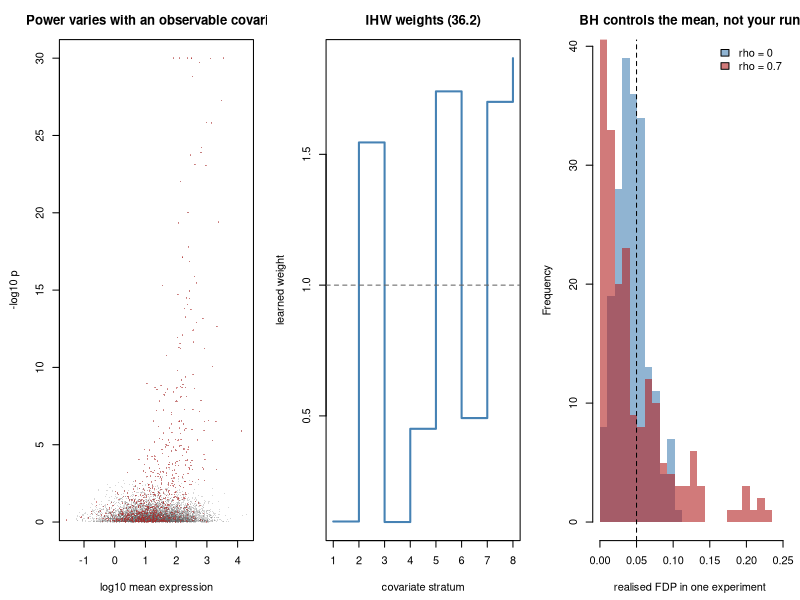

Source code (R):
## ---- chunk 1
MODULE_NAME <- "36_modern_multiple_testing"
OUT <- file.path(Sys.getenv("STATS_OUT", unset = "results"), MODULE_NAME)
dir.create(OUT, recursive = TRUE, showWarnings = FALSE)
header <- function(txt) cat("\n", strrep("=", 72), "\n", txt, "\n",
                            strrep("=", 72), "\n", sep = "")
ALPHA <- 0.05
## ---- chunk 2
bh <- function(p, alpha = ALPHA) {
  m <- length(p); o <- order(p)
  passed <- p[o] <= alpha * seq_len(m) / m
  k <- if (any(passed)) max(which(passed)) else 0L
  rej <- logical(m); if (k > 0) rej[o[seq_len(k)]] <- TRUE
  rej
}
## ---- chunk 3
weighted_bh <- function(p, w, alpha = ALPHA) {
  w <- w / mean(w)
  pw <- ifelse(w > 0, p / pmax(w, 1e-12), Inf)
  bh(pw, alpha)
}

fdp_tpr <- function(rej, truth)
  c(fdp = sum(rej & !truth) / max(sum(rej), 1),
    tpr = sum(rej & truth) / max(sum(truth), 1))
## ---- chunk 4
header("1. A screen in which power varies with an observable covariate")
simulate_screen <- function(m = 8000, pi1 = 0.10, seed = 0) {
  set.seed(seed)
  mu <- exp(rnorm(m, 3.0, 1.8))          # covariate: mean expression
  se <- 1 / sqrt(mu) + 0.05              # precision improves with expression
  is_de <- runif(m) < pi1
  effect <- ifelse(is_de, rnorm(m, 0, 0.55), 0)
  z <- (effect + rnorm(m, 0, se)) / se
  list(p = 2 * pnorm(-abs(z)), truth = is_de, cov = mu)
}
S <- simulate_screen(seed = 1)
p <- S$p; truth <- S$truth; cov_ <- S$cov
cat(sprintf("  %s hypotheses, %s truly non-null (%.1f%%)\n",
            format(length(p), big.mark = ","), format(sum(truth), big.mark = ","),
            100 * mean(truth)))
cat(sprintf("  covariate (mean expression) spans %.1f to %s\n",
            min(cov_), format(round(max(cov_)), big.mark = ",")))
cat("\n  power is not spread evenly across the covariate:\n")
cat(sprintf("  %-22s%10s%10s%10s\n", "expression quartile", "features",
            "true DE", "p<0.05"))
qs <- quantile(cov_, c(0, .25, .5, .75, 1))
for (i in 1:4) {
  m_ <- cov_ >= qs[i] & cov_ <= qs[i + 1]
  cat(sprintf("  %-22s%10s%10s%10.3f\n", paste0("Q", i),
              format(sum(m_), big.mark = ","),
              format(sum(truth[m_]), big.mark = ","), mean(p[m_] < 0.05)))
}
cat("\n  The covariate is informative about POWER but, for a null feature,
  carries no information about the p-value. That is the condition eq. (36.1)
  needs.\n")
## ---- chunk 5
header("2. BH, filtering, and what filtering throws away")
cat(sprintf("  %-40s%9s%8s%8s\n", "procedure", "discov.", "FDP", "power"))
rej_bh <- bh(p); ft <- fdp_tpr(rej_bh, truth)
cat(sprintf("  %-40s%9d%8.3f%8.3f\n", "BH on everything", sum(rej_bh),
            ft[1], ft[2]))
for (q in c(0.2, 0.4, 0.6)) {
  keep <- as.numeric(cov_ >= quantile(cov_, q))
  rj <- weighted_bh(p, keep); f_ <- fdp_tpr(rj, truth)
  cat(sprintf("  %-40s%9d%8.3f%8.3f\n",
              sprintf("independent filtering, drop bottom %.0f%%", 100 * q),
              sum(rj), f_[1], f_[2]))
}
cat("\n  Filtering is weighted BH with weights in {0, c}: a hypothesis is either
  in the family or removed from it. It helps, and the FDP stays controlled,
  because the filter statistic is independent of the p-value under the null.

  But a hard cut throws away the gradient. A feature just below the threshold
  gets weight zero; one just above gets full weight. Nothing about the biology
  changes at that line.\n")
## ---- chunk 6
header("3. Independent hypothesis weighting (36.2)")
storey_pi0 <- function(pv, lam = 0.5) {
  if (!length(pv)) return(1)
  min(1, mean(pv > lam) / (1 - lam))
}
ihw <- function(p, covariate, alpha = ALPHA, n_strata = 8, n_folds = 5,
                seed = 0) {
  set.seed(seed)
  m <- length(p)
  edges <- quantile(covariate, seq(0, 1, length.out = n_strata + 1))
  edges[length(edges)] <- edges[length(edges)] + 1e-9
  stratum <- pmin(pmax(findInterval(covariate, edges), 1), n_strata)
  fold <- sample(rep_len(1:n_folds, m))
  w <- rep(1, m)
  for (k in 1:n_folds) {
    other <- fold != k
    sig <- sapply(1:n_strata,
                  function(g) 1 - storey_pi0(p[other & stratum == g]))
    sig <- pmax(sig, 1e-3); sig <- sig / mean(sig)   # eq. (36.1): mean 1
    w[fold == k] <- sig[stratum[fold == k]]
  }
  list(rej = weighted_bh(p, w, alpha), w = w, stratum = stratum)
}
I <- ihw(p, cov_, seed = 2); fi <- fdp_tpr(I$rej, truth)
best_q <- c(0.2, 0.4, 0.6)[which.max(sapply(c(0.2, 0.4, 0.6), function(q)
  fdp_tpr(weighted_bh(p, as.numeric(cov_ >= quantile(cov_, q))), truth)[2]))]
kb <- weighted_bh(p, as.numeric(cov_ >= quantile(cov_, best_q)))
fb <- fdp_tpr(kb, truth)
cat(sprintf("  %-40s%9s%8s%8s\n", "procedure", "discov.", "FDP", "power"))
cat(sprintf("  %-40s%9d%8.3f%8.3f\n", "BH", sum(rej_bh), ft[1], ft[2]))
cat(sprintf("  %-40s%9d%8.3f%8.3f\n",
            sprintf("best filter (drop bottom %.0f%%)", 100 * best_q),
            sum(kb), fb[1], fb[2]))
cat(sprintf("  %-40s%9d%8.3f%8.3f\n", "IHW (36.2)", sum(I$rej), fi[1], fi[2]))
wm <- sapply(1:8, function(g) mean(I$w[I$stratum == g]))
cat("\n  learned weights by covariate stratum (low to high expression):\n   ")
cat(sprintf("%7.2f", wm), "\n", sep = "")
cat("\n  The weights rise with expression, because that is where the signal is.
  No hypothesis is discarded; the low-expression strata simply need stronger
  evidence. IHW finds more than BH and more than the best hard filter, at the
  same realised FDP.\n")
## ---- chunk 7
header("4. Weights must not come from the p-values they weight")
cheat_w <- 1 / pmax(p, 1e-8)
rej_cheat <- weighted_bh(p, cheat_w); fc <- fdp_tpr(rej_cheat, truth)
cat(sprintf("  %-42s%9d%8.3f\n", "weights from the covariate (IHW)",
            sum(I$rej), fi[1]))
cat(sprintf("  %-42s%9d%8.3f\n", "weights from the p-values themselves",
            sum(rej_cheat), fc[1]))
S0 <- simulate_screen(pi1 = 0, seed = 7)
cat("\n  On a screen with NO non-null features at all:\n")
cat(sprintf("  %-42s%9d discoveries\n", "BH", sum(bh(S0$p))))
cat(sprintf("  %-42s%9d discoveries\n", "IHW",
            sum(ihw(S0$p, S0$cov, seed = 3)$rej)))
cat(sprintf("  %-42s%9d discoveries\n", "weights from the p-values",
            sum(weighted_bh(S0$p, 1 / pmax(S0$p, 1e-8)))))
cat("\n  Weighting by the p-value inflates the FDP, and on a pure null it
  manufactures discoveries from nothing. The rule in eq. (36.1) is not a
  technicality: the weights carry no information about the outcome, or the
  guarantee is void.

  A covariate is admissible if, for a NULL feature, it tells you nothing about
  the p-value. Mean expression, feature variance and prior published evidence
  qualify. The observed effect size does not.\n")
## ---- chunk 8
header("5. Under dependence, the FDP becomes a lottery")
correlated_screen <- function(m = 2000, pi1 = 0.1, rho = 0, n_blocks = 40,
                              seed = 0) {
  set.seed(seed)
  per <- m %/% n_blocks
  shared <- rnorm(n_blocks)
  z <- as.vector(sqrt(rho) * rep(shared, each = per) +
                   sqrt(1 - rho) * rnorm(m))
  is_de <- runif(m) < pi1
  z <- z + is_de * rnorm(m, 3.0, 0.5)
  list(p = 2 * pnorm(-abs(z)), truth = is_de)
}
cat(sprintf("  %-8s%11s%12s%12s%12s\n", "rho", "mean FDP", "SD of FDP",
            "FDP > 0.10", "FDP > 0.20"))
for (rho in c(0.0, 0.3, 0.7)) {
  fdps <- sapply(1:300, function(i) {
    cs <- correlated_screen(rho = rho, seed = 1000 + i)
    fdp_tpr(bh(cs$p), cs$truth)[1]
  })
  cat(sprintf("  %-8.1f%11.3f%12.3f%11.1f%%%11.1f%%\n", rho, mean(fdps),
              sd(fdps), 100 * mean(fdps > 0.10), 100 * mean(fdps > 0.20)))
}
cat("\n  The mean column stays controlled: BH is valid here, because
  equicorrelated positive dependence satisfies PRDS. Read the other three
  columns.

  As dependence grows, the FDP of a SINGLE experiment becomes wildly variable.
  At rho = 0.7 a substantial fraction of runs exceed twice the nominal rate.
  \"FDR = 5%\" is a statement about the average over experiments you will never
  run. Your gene list is one draw from that distribution.\n")
## ---- chunk 9
header("6. e-BH: valid under any dependence (36.3)-(36.4)")
p_to_e <- function(p, kappa = 0.5) kappa * pmax(p, 1e-300)^(kappa - 1)
ebh <- function(e, alpha = ALPHA) {
  m <- length(e); o <- order(e, decreasing = TRUE)
  ok <- which(m / (seq_len(m) * alpha) <= e[o])
  k <- if (length(ok)) max(ok) else 0L
  rej <- logical(m); if (k > 0) rej[o[seq_len(k)]] <- TRUE
  rej
}
set.seed(25)
cat(sprintf("  calibrator check: mean e-value under the null = %.3f",
            mean(p_to_e(runif(200000)))))
cat("  (must be <= 1, eq. 36.3)\n")
cat(sprintf("\n  %-8s%10s%11s%10s%11s%11s%12s\n", "rho", "BH FDP", "BH power",
            "BY FDP", "BY power", "e-BH FDP", "e-BH power"))
for (rho in c(0.0, 0.7)) {
  acc <- numeric(6); R <- 200
  for (i in 1:R) {
    cs <- correlated_screen(rho = rho, seed = 5000 + i)
    m_ <- length(cs$p)
    by <- bh(cs$p, ALPHA / sum(1 / seq_len(m_)))          # eq. (8.8)
    rs <- list(bh(cs$p), by, ebh(p_to_e(cs$p)))
    for (j in 1:3) acc[c(2 * j - 1, 2 * j)] <-
      acc[c(2 * j - 1, 2 * j)] + fdp_tpr(rs[[j]], cs$truth)
  }
  acc <- acc / R
  cat(sprintf("  %-8.1f%10.3f%11.3f%10.3f%11.3f%11.3f%12.3f\n", rho, acc[1],
              acc[2], acc[3], acc[4], acc[5], acc[6]))
}
cat("\n  e-BH's power here is essentially ZERO, not merely reduced. Why:\n")
cat(sprintf("  %-26s%18s%16s\n", "discoveries wanted (k)", "e-value needed",
            "i.e. p below"))
for (k_ in c(1, 100, 200))
  cat(sprintf("  %-26d%18s%16.2e\n", k_,
              format(round(2000 / (k_ * ALPHA)), big.mark = ","),
              (0.5 * k_ * ALPHA / 2000)^2))
cat("
  To reject even one hypothesis out of 2000, e-BH needs a p-value below about
  1e-10. The signal in this screen produces p-values near 0.003. So nothing is
  rejected, and that is the calibrator's fault rather than e-BH's.

  Turning a p-value into an e-value is LOSSY. The calibrator has to work for
  every possible null distribution, so it throws away most of the evidence. An
  e-value that comes directly from the analysis -- a likelihood ratio, a
  betting martingale, a sequential test's wealth process -- is far sharper, and
  that is the setting where e-BH is genuinely competitive.

  BY is the fair comparison for \"the same input, a stronger guarantee\": it
  halves BH's power (0.50 to 0.24) and holds under any dependence.

  The practical reading: BH remains the right default for genomics, where
  positive dependence is the norm. Reach for e-BH when the dependence is
  unknown or negative, or when you need to combine evidence across analyses,
  which e-values do by simple averaging and p-values do not.\n")
## ---- chunk 10
header("7. Knockoff filter for correlated feature selection (36.5)-(36.6)")
## ---- chunk 11
gaussian_knockoffs <- function(X, Sigma) {
  pdim <- ncol(X)
  s <- rep(min(1, 2 * min(eigen(Sigma, symmetric = TRUE)$values)) * 0.99, pdim)
  Sinv <- solve(Sigma); D <- diag(s)
  mu_t <- X - X %*% Sinv %*% D
  V <- 2 * D - D %*% Sinv %*% D
  V <- (V + t(V)) / 2 + 1e-9 * diag(pdim)
  mu_t + matrix(rnorm(length(X)), nrow(X)) %*% chol(V)
}
## ---- chunk 12
knockoff_filter <- function(X, y, Sigma, alpha = ALPHA) {
  Xt <- gaussian_knockoffs(X, Sigma)
  Z <- cbind(X, Xt)
  Z <- sweep(Z, 2, sqrt(colSums(Z^2)), "/")
  b <- qr.coef(qr(Z), y); b[is.na(b)] <- 0
  pdim <- ncol(X)
  W <- abs(b[1:pdim]) - abs(b[(pdim + 1):(2 * pdim)])    # eq. (36.5)
  ts <- sort(abs(W[W != 0]))
  sel <- logical(pdim)
  for (t in ts) {
    if ((1 + sum(W <= -t)) / max(sum(W >= t), 1) <= alpha) {  # eq. (36.6)
      sel <- W >= t; break
    }
  }
  list(sel = sel, W = W)
}
n <- 700; pdim <- 200; k_true <- 60; RHO <- 0.3
Sigma <- RHO * matrix(1, pdim, pdim) + (1 - RHO) * diag(pdim)
Lc <- chol(Sigma)
truth_k <- c(rep(TRUE, k_true), rep(FALSE, pdim - k_true))
cat(sprintf("  n = %d, p = %d, %d true signals, feature correlation %.1f\n",
            n, pdim, k_true, RHO))
cat(sprintf("\n  %-34s%10s%8s%8s\n", "method", "selected", "FDP", "power"))
res_k <- res_b <- matrix(NA_real_, 10, 3)
for (i in 1:10) {
  set.seed(600 + i)
  signal <- c(4.0 * sample(c(-1, 1), k_true, TRUE), rep(0, pdim - k_true))
  X <- matrix(rnorm(n * pdim), n) %*% Lc
  y <- as.vector(X %*% signal) + rnorm(n)
  kf <- knockoff_filter(X, y, Sigma)
  res_k[i, ] <- c(fdp_tpr(kf$sel, truth_k), sum(kf$sel))
  pv <- apply(X, 2, function(x) cor.test(x, y)$p.value)
  rb <- bh(pv)
  res_b[i, ] <- c(fdp_tpr(rb, truth_k), sum(rb))
}
for (z in list(list("marginal p-values + BH", res_b),
               list("knockoff filter (36.6)", res_k)))
  cat(sprintf("  %-34s%10.1f%8.3f%8.3f\n", z[[1]], mean(z[[2]][, 3]),
              mean(z[[2]][, 1]), mean(z[[2]][, 2])))
cat("\n  Marginal testing has no chance here: with features correlated at 0.3,
  a null feature correlates with y through its correlated neighbours, so BH on
  marginal p-values selects a large number of them.

  Knockoffs test each feature CONDITIONAL on all the others, and the symmetry
  of W under the null (36.5) supplies the false-discovery estimate in (36.6)
  without any p-value or independence assumption.

  The cost: knockoffs are randomised. Two runs on the same data give different
  answers, which is what derandomised knockoffs fix by aggregating several
  runs through e-values.\n")

## ---- chunk 13
header("7b. Knockoffs cannot make fewer than 1/alpha discoveries")
cat("  Look again at the threshold rule:

      (1 + #{W <= -t}) / #{W >= t}  <=  alpha

  The numerator is at least 1, always. So the rule can only be satisfied if
  #{W >= t} >= 1/alpha. At alpha = 0.05 that is TWENTY selections. A knockoff
  filter physically cannot report 5 discoveries at the 5% level: it reports at
  least 20, or none at all.\n")
for (z in list(c(0.05, 20), c(0.10, 10), c(0.20, 5)))
  cat(sprintf("    alpha = %-5.2f -> minimum possible selection size = %d\n",
              z[1], as.integer(z[2])))
cat("\n  That is why the run below finds nothing. Same data-generating process,
  only the number of true signals changed:\n")
for (kk in c(8, 25, 60)) {
  hits <- sapply(1:4, function(i) {
    set.seed(770 + i)
    sg <- c(4.0 * sample(c(-1, 1), kk, TRUE), rep(0, pdim - kk))
    X <- matrix(rnorm(n * pdim), n) %*% Lc
    y <- as.vector(X %*% sg) + rnorm(n)
    sum(knockoff_filter(X, y, Sigma)$sel)
  })
  cat(sprintf("    %3d true signals -> mean selections = %.1f\n", kk,
              mean(hits)))
}
cat("\n  With 8 real signals the filter is silent, not because it failed to
  find them but because the guarantee forbids a small answer. Knockoffs are a
  method for screens where you expect many discoveries. For a handful of
  candidates, use a p-value procedure.\n")
## ---- chunk 14
png(file.path(OUT, "modern_multiple_testing.png"), width = 1300, height = 450)
par(mfrow = c(1, 3), mar = c(4.5, 4.5, 3, 1))
plot(log10(cov_), -log10(pmax(p, 1e-30)), pch = 16, cex = 0.25,
     col = adjustcolor("grey40", 0.25), xlab = "log10 mean expression",
     ylab = "-log10 p", main = "Power varies with an observable covariate")
points(log10(cov_[truth]), -log10(pmax(p[truth], 1e-30)), pch = 16,
       cex = 0.3, col = adjustcolor("firebrick", 0.5))
plot(1:8, wm, type = "s", lwd = 2, col = "steelblue", xlab = "covariate stratum",
     ylab = "learned weight", main = "IHW weights (36.2)")
abline(h = 1, lty = 2, col = "grey40")
fd0 <- sapply(1:200, function(i) {
  cs <- correlated_screen(rho = 0, seed = 9000 + i); fdp_tpr(bh(cs$p), cs$truth)[1] })
fd7 <- sapply(1:200, function(i) {
  cs <- correlated_screen(rho = 0.7, seed = 9000 + i); fdp_tpr(bh(cs$p), cs$truth)[1] })
br <- seq(0, max(c(fd0, fd7)) + 0.02, length.out = 25)
hist(fd0, breaks = br, col = adjustcolor("steelblue", 0.6), border = NA,
     xlab = "realised FDP in one experiment", main = "BH controls the mean, not your run")
hist(fd7, breaks = br, col = adjustcolor("firebrick", 0.6), border = NA, add = TRUE)
abline(v = ALPHA, lty = 2)
legend("topright", c("rho = 0", "rho = 0.7"), bty = "n",
       fill = adjustcolor(c("steelblue", "firebrick"), 0.6))
invisible(dev.off())
cat("\nFigure written to", file.path(OUT, "modern_multiple_testing.png"), "\n")
## ---- chunk 15

## ---- chunk 16
# SS <- simulate_screen(pi1 = 0.10, seed = 99)
# ps <- SS$p; ts <- SS$truth; cs2 <- SS$cov
# eff <- abs(qnorm(ps / 2))                       # observed effect size
# set.seed(4); rnd <- runif(length(ps))
# cat(sprintf("  %-26s%20s%9s%8s%14s\n", "covariate", "corr with p | null",
#             "FDP", "power", "verdict"))
# for (z in list(list("mean expression", cs2), list("observed effect size", eff),
#                list("a random number", rnd))) {
#   rho_null <- cor(z[[2]][!ts], ps[!ts], method = "spearman")
#   ft2 <- fdp_tpr(ihw(ps, z[[2]], seed = 5, n_strata = 40)$rej, ts)
#   cat(sprintf("  %-26s%20.3f%9.3f%8.3f%14s\n", z[[1]], rho_null, ft2[1],
#               ft2[2], if (abs(rho_null) > 0.1) "INADMISSIBLE" else "ok"))
# }
# cat(sprintf("\n  nominal FDR = %.2f\n", ALPHA))
#
# ## Read the correlation column first, because that is the actual condition in
# ## eq. (36.1) and it is checkable before you look at any result. Mean
# ## expression and the random number sit near zero among the nulls. The
# ## observed effect size is perfectly rank-correlated with the p-value by
# ## construction, because it IS the p-value in another coordinate.
# ##
# ## The FDP column shows the consequence: weighting by the effect size
# ## concentrates weight exactly where the small p-values already are.
# ##
# ## Two further points. The random number is ADMISSIBLE but USELESS: it cannot
# ## break FDR control, but it carries no information about power either.
# ## Admissibility and usefulness are separate properties and you need both.
# ##
# ## The damage from an inadmissible covariate also depends on how FINE the
# ## weighting is. With few strata the weights are coarse and the inflation is
# ## mild; with many strata the procedure tracks the p-value closely and the
# ## inflation is severe. Choose the covariate on principle, not by tuning the
# ## stratification until the answer looks good.
## ---- chunk 17

## ---- chunk 18
# cat(sprintf("  %-14s%11s%11s%12s%9s%10s\n", "effect size", "BH power",
#             "BY power", "e-BH power", "BH FDP", "e-BH FDP"))
# for (eff2 in c(2, 3, 4, 5)) {
#   acc <- numeric(5); R <- 150
#   for (i in 1:R) {
#     set.seed(7000 + i); m2 <- 2000
#     de <- runif(m2) < 0.1
#     z <- rnorm(m2) + de * eff2
#     pv <- 2 * pnorm(-abs(z))
#     byv <- bh(pv, ALPHA / sum(1 / seq_len(m2)))
#     a <- fdp_tpr(bh(pv), de); b <- fdp_tpr(byv, de)
#     cc <- fdp_tpr(ebh(p_to_e(pv)), de)
#     acc <- acc + c(a[2], b[2], cc[2], a[1], cc[1])
#   }
#   acc <- acc / R
#   cat(sprintf("  %-14.1f%11.3f%11.3f%12.3f%9.3f%10.3f\n", eff2, acc[1],
#               acc[2], acc[3], acc[4], acc[5]))
# }
#
# ## e-BH sits between BH and BY, and the gap closes as the signal strengthens:
# ## when effects are obvious, the price of the stronger guarantee is small.
# ## When effects are marginal, which is when you most want discoveries, the
# ## price is large.
# ##
# ## This is the general shape of the trade. Stronger guarantees cost power
# ## exactly in the regime where power is scarce. Choose the guarantee
# ## deliberately rather than defaulting to the safest one, and report which
# ## you used.
## ---- chunk 19

## ---- chunk 20
# set.seed(321)
# signal <- c(4.0 * sample(c(-1, 1), k_true, TRUE), rep(0, pdim - k_true))
# Xf <- matrix(rnorm(n * pdim), n) %*% Lc
# yf <- as.vector(Xf %*% signal) + rnorm(n)
# runs <- t(sapply(1:15, function(i) {
#   set.seed(900 + i); knockoff_filter(Xf, yf, Sigma)$sel
# }))
# jac <- c()
# for (i in 1:14) for (j in (i + 1):15)
#   jac <- c(jac, sum(runs[i, ] & runs[j, ]) / max(sum(runs[i, ] | runs[j, ]), 1))
# cat("  15 runs on IDENTICAL data\n")
# cat(sprintf("    selections per run : min %d, max %d\n",
#             min(rowSums(runs)), max(rowSums(runs))))
# cat(sprintf("    pairwise Jaccard   : %.2f\n", mean(jac)))
# freq <- colMeans(runs)
# for (thr in c(0.3, 0.5, 0.8)) {
#   sel <- freq >= thr; ft3 <- fdp_tpr(sel, truth_k)
#   cat(sprintf("    selected in >= %3.0f%% of runs: %3d  FDP %.3f  power %.3f\n",
#               100 * thr, sum(sel), ft3[1], ft3[2]))
# }
#
# ## The data never changed, only the knockoff draw, and the answer moves. That
# ## is uncomfortable to report and impossible to reproduce exactly.
# ##
# ## Aggregating by selection frequency stabilises it, and this is the idea
# ## behind derandomised knockoffs: each run contributes an e-value, and
# ## e-values average legitimately (eq. 36.3), which a p-value cannot do.
# ## Averaging p-values across runs would have no validity at all.
# ##
# ## The general lesson applies well beyond knockoffs: if a method is
# ## randomised, report how much its output moves, and aggregate rather than
# ## reporting one arbitrary draw.
